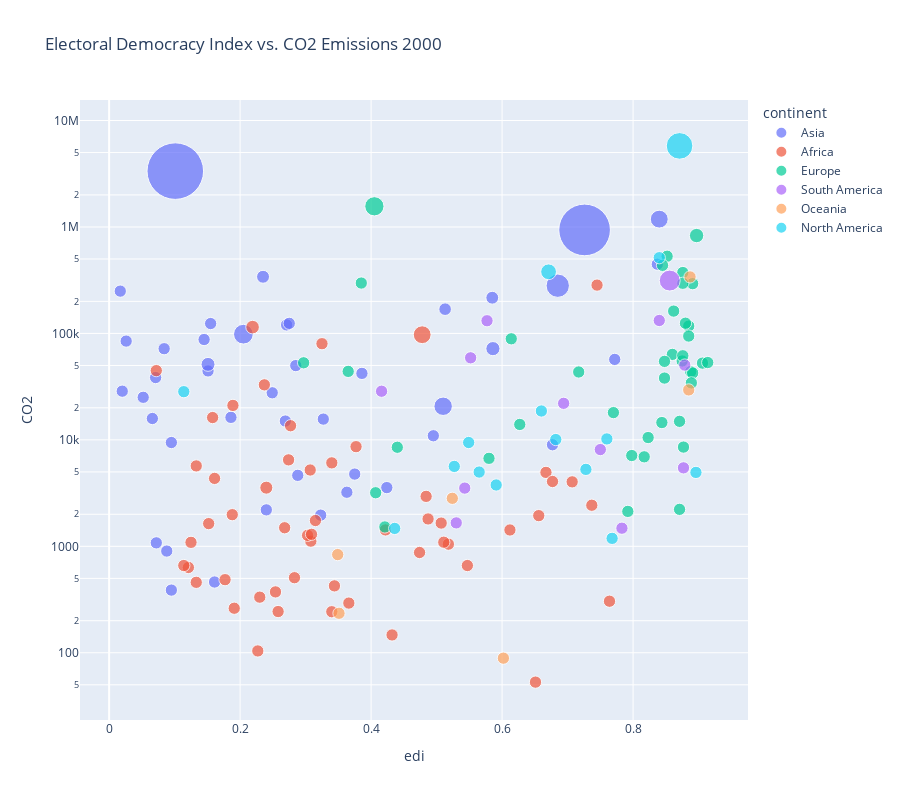

Notebook code cell kept with this figure:
### Code cell
zabi_scatter(co2_df, "edi", "CO2", title="Electoral Democracy Index vs. CO2 Emissions",
             year=2000, size="pop", color="continent", uselogy=True)

### Figure 1 — Plotly figure (JSON) as saved in the notebook; plotly's stock layout.template omitted (floating-point values rounded to 4 significant figures)
{"data": [{"hovertemplate": "<b>%{hovertext}</b><br><br>continent=Asia<br>edi=%{x}<br>CO2=%{y}<br>pop=%{marker.size}<extra></extra>", "hovertext": ["Afghanistan", "United Arab Emirates", "Armenia", "Azerbaijan", "Bangladesh", "Bahrain", "Bhutan", "China", "Georgia", "Indonesia", "India", "Iran", "Iraq", "Israel", "Jordan", "Japan", "Kazakhstan", "Kyrgyzstan", "Cambodia", "South Korea", "Kuwait", "Laos", "Lebanon", "Sri Lanka", "Maldives", "Myanmar", "Mongolia", "Malaysia", "Nepal", "Oman", "Pakistan", "Philippines", "North Korea", "Qatar", "Saudi Arabia", "Singapore", "Syria", "Thailand", "Tajikistan", "Turkmenistan", "East Timor", "Turkey", "Uzbekistan", "Vietnam", "Yemen"], "legendgroup": "Asia", "marker": {"color": "#636efa", "size": [60, 60, 60, 60, 134.5, 60, 60, 1270.0, 60, 216.1, 1058.0, 66.42, 60, 60, 60, 127.0, 60, 60, 60, 60, 60, 60, 60, 60, 60, 60, 60, 60, 60, 60, 154.9, 79.63, 60, 60, 60, 60, 60, 63.01, 60, 60, 60, 65.43, 60, 77.15, 60], "sizemode": "area", "sizeref": 0.7935, "symbol": "circle"}, "mode": "markers", "name": "Asia", "orientation": "v", "showlegend": true, "type": "scatter", "x": [0.072, 0.026, 0.424, 0.249, 0.51, 0.066, 0.095, 0.101, 0.375, 0.685, 0.726, 0.235, 0.145, 0.772, 0.186, 0.84, 0.271, 0.288, 0.323, 0.837, 0.285, 0.088, 0.327, 0.495, 0.161, 0.095, 0.677, 0.275, 0.363, 0.052, 0.205, 0.586, 0.084, 0.02, 0.017, 0.386, 0.151, 0.513, 0.24, 0.071, 0.224, 0.585, 0.155, 0.151, 0.269], "xaxis": "x", "y": [1078, 84729, 3561, 27687, 20686, 15876, 388, 3346525, 4772, 280635, 937858, 340456, 87630, 56997, 16268, 1184424, 120151, 4643, 1963, 447237, 49838, 903, 15672, 10928, 462, 9440, 8996, 124355, 3221, 25115, 98374, 71942, 71822, 28666, 249654, 42117, 44401, 168941, 2200, 38507, 0, 216396, 123804, 51207, 15030], "yaxis": "y"}, {"hovertemplate": "<b>%{hovertext}</b><br><br>continent=Africa<br>edi=%{x}<br>CO2=%{y}<br>pop=%{marker.size}<extra></extra>", "hovertext": ["Angola", "Burundi", "Benin", "Burkina Faso", "Botswana", "Central African Republic", "Cote d'Ivoire", "Cameroon", "Democratic Republic of Congo", "Congo", "Comoros", "Cape Verde", "Djibouti", "Algeria", "Egypt", "Eritrea", "Ethiopia", "Gabon", "Ghana", "Guinea", "Gambia", "Guinea-Bissau", "Equatorial Guinea", "Kenya", "Liberia", "Libya", "Lesotho", "Morocco", "Madagascar", "Mali", "Mozambique", "Mauritania", "Mauritius", "Malawi", "Namibia", "Niger", "Nigeria", "Rwanda", "Sudan", "Senegal", "Sierra Leone", "Somalia", "South Sudan", "Sao Tome and Principe", "Eswatini", "Seychelles", "Chad", "Togo", "Tunisia", "Tanzania", "Uganda", "South Africa", "Zambia", "Zimbabwe"], "legendgroup": "Africa", "marker": {"color": "#EF553B", "size": [60, 60, 60, 60, 60, 60, 60, 60, 60, 60, 60, 60, 60, 60, 73.08, 60, 67.41, 60, 60, 60, 60, 60, 60, 60, 60, 60, 60, 60, 60, 60, 60, 60, 60, 60, 60, 60, 126.4, 60, 60, 60, 60, 60, 60, 60, 60, 60, 60, 60, 60, 60, 60, 60, 60, 60], "sizemode": "area", "sizeref": 0.7935, "symbol": "circle"}, "mode": "markers", "name": "Africa", "orientation": "v", "showlegend": true, "type": "scatter", "x": [0.158, 0.191, 0.612, 0.518, 0.707, 0.34, 0.274, 0.307, 0.152, 0.161, 0.227, 0.764, 0.254, 0.325, 0.219, 0.121, 0.24, 0.34, 0.667, 0.268, 0.258, 0.432, 0.188, 0.377, 0.344, 0.072, 0.315, 0.237, 0.507, 0.511, 0.422, 0.308, 0.737, 0.474, 0.656, 0.547, 0.478, 0.114, 0.133, 0.677, 0.23, 0.177, 0.133, 0.651, 0.125, 0.366, 0.283, 0.303, 0.189, 0.484, 0.309, 0.745, 0.487, 0.277], "xaxis": "x", "y": [16204, 262, 1424, 1048, 4033, 243, 6489, 5209, 1634, 4346, 104, 305, 373, 80046, 114614, 633, 3557, 6080, 4949, 1494, 244, 147, 1982, 8630, 425, 44724, 1747, 32876, 1654, 1093, 1426, 1118, 2431, 875, 1942, 660, 97215, 660, 5690, 4063, 333, 486, 459, 53, 1090, 293, 507, 1269, 21068, 2946, 1297, 284463, 1807, 13578], "yaxis": "y"}, {"hovertemplate": "<b>%{hovertext}</b><br><br>continent=Europe<br>edi=%{x}<br>CO2=%{y}<br>pop=%{marker.size}<extra></extra>", "hovertext": ["Albania", "Austria", "Belgium", "Bulgaria", "Bosnia and Herzegovina", "Belarus", "Switzerland", "Cyprus", "Czechia", "Germany", "Denmark", "Spain", "Estonia", "Finland", "France", "United Kingdom", "Greece", "Croatia", "Hungary", "Ireland", "Iceland", "Italy", "Lithuania", "Luxembourg", "Latvia", "Moldova", "North Macedonia", "Malta", "Montenegro", "Netherlands", "Norway", "Poland", "Portugal", "Romania", "Russia", "Serbia", "Slovakia", "Slovenia", "Sweden", "Ukraine"], "legendgroup": "Europe", "marker": {"color": "#00cc96", "size": [60, 60, 60, 60, 60, 60, 60, 60, 60, 81.8, 60, 60, 60, 60, 60, 60, 60, 60, 60, 60, 60, 60, 60, 60, 60, 60, 60, 60, 60, 60, 60, 60, 60, 60, 146.7, 60, 60, 60, 60, 60], "sizemode": "area", "sizeref": 0.7935, "symbol": "circle"}, "mode": "markers", "name": "Europe", "orientation": "v", "showlegend": true, "type": "scatter", "x": [0.407, 0.86, 0.885, 0.717, 0.627, 0.297, 0.888, 0.798, 0.88, 0.897, 0.906, 0.891, 0.871, 0.875, 0.876, 0.852, 0.885, 0.77, 0.848, 0.891, 0.871, 0.845, 0.823, 0.877, 0.817, 0.58, 0.44, 0.792, 0.421, 0.862, 0.889, 0.876, 0.876, 0.614, 0.405, 0.365, 0.848, 0.844, 0.914, 0.385], "xaxis": "x", "y": [3186, 63538, 117274, 43421, 13955, 52967, 43708, 7127, 124716, 830284, 52602, 293314, 14932, 55097, 373235, 530888, 94460, 18034, 54633, 42533, 2225, 436296, 10515, 8556, 6929, 6709, 8522, 2129, 1520, 162096, 34283, 295774, 61661, 89003, 1563845, 43985, 38072, 14541, 53277, 297376], "yaxis": "y"}, {"hovertemplate": "<b>%{hovertext}</b><br><br>continent=South America<br>edi=%{x}<br>CO2=%{y}<br>pop=%{marker.size}<extra></extra>", "hovertext": ["Argentina", "Bolivia", "Brazil", "Chile", "Colombia", "Ecuador", "Guyana", "Peru", "Paraguay", "Suriname", "Uruguay", "Venezuela"], "legendgroup": "South America", "marker": {"color": "#ab63fa", "size": [60, 60, 174.0, 60, 60, 60, 60, 60, 60, 60, 60, 60], "sizemode": "area", "sizeref": 0.7935, "symbol": "circle"}, "mode": "markers", "name": "South America", "orientation": "v", "showlegend": true, "type": "scatter", "x": [0.84, 0.75, 0.856, 0.879, 0.552, 0.694, 0.53, 0.416, 0.543, 0.783, 0.877, 0.577], "xaxis": "x", "y": [132265, 8108, 313670, 50424, 58995, 22051, 1660, 28634, 3524, 1480, 5458, 131516], "yaxis": "y"}, {"hovertemplate": "<b>%{hovertext}</b><br><br>continent=Oceania<br>edi=%{x}<br>CO2=%{y}<br>pop=%{marker.size}<extra></extra>", "hovertext": ["Australia", "Fiji", "New Zealand", "Papua New Guinea", "Solomon Islands", "Vanuatu"], "legendgroup": "Oceania", "marker": {"color": "#FFA15A", "size": [60, 60, 60, 60, 60, 60], "sizemode": "area", "sizeref": 0.7935, "symbol": "circle"}, "mode": "markers", "name": "Oceania", "orientation": "v", "showlegend": true, "type": "scatter", "x": [0.887, 0.349, 0.885, 0.524, 0.351, 0.602], "xaxis": "x", "y": [339422, 836, 29455, 2825, 235, 89], "yaxis": "y"}, {"hovertemplate": "<b>%{hovertext}</b><br><br>continent=North America<br>edi=%{x}<br>CO2=%{y}<br>pop=%{marker.size}<extra></extra>", "hovertext": ["Barbados", "Canada", "Costa Rica", "Cuba", "Dominican Republic", "Guatemala", "Honduras", "Haiti", "Jamaica", "Mexico", "Nicaragua", "Panama", "El Salvador", "Trinidad and Tobago", "United States"], "legendgroup": "North America", "marker": {"color": "#19d3f3", "size": [60, 60, 60, 60, 60, 60, 60, 60, 60, 98.63, 60, 60, 60, 60, 281.5], "sizemode": "area", "sizeref": 0.7935, "symbol": "circle"}, "mode": "markers", "name": "North America", "orientation": "v", "showlegend": true, "type": "scatter", "x": [0.768, 0.84, 0.896, 0.114, 0.66, 0.549, 0.565, 0.436, 0.682, 0.671, 0.591, 0.728, 0.527, 0.76, 0.871], "xaxis": "x", "y": [1188, 514215, 4946, 28353, 18670, 9443, 4987, 1473, 10071, 379176, 3768, 5282, 5631, 10204, 5775807], "yaxis": "y"}], "layout": {"height": 800, "legend": {"itemsizing": "constant", "title": {"text": "continent"}, "tracegroupgap": 0}, "title": {"text": "Electoral Democracy Index vs. CO2 Emissions 2000"}, "xaxis": {"anchor": "y", "domain": [0, 1], "title": {"text": "edi"}}, "yaxis": {"anchor": "x", "domain": [0, 1], "title": {"text": "CO2"}, "type": "log"}}}
